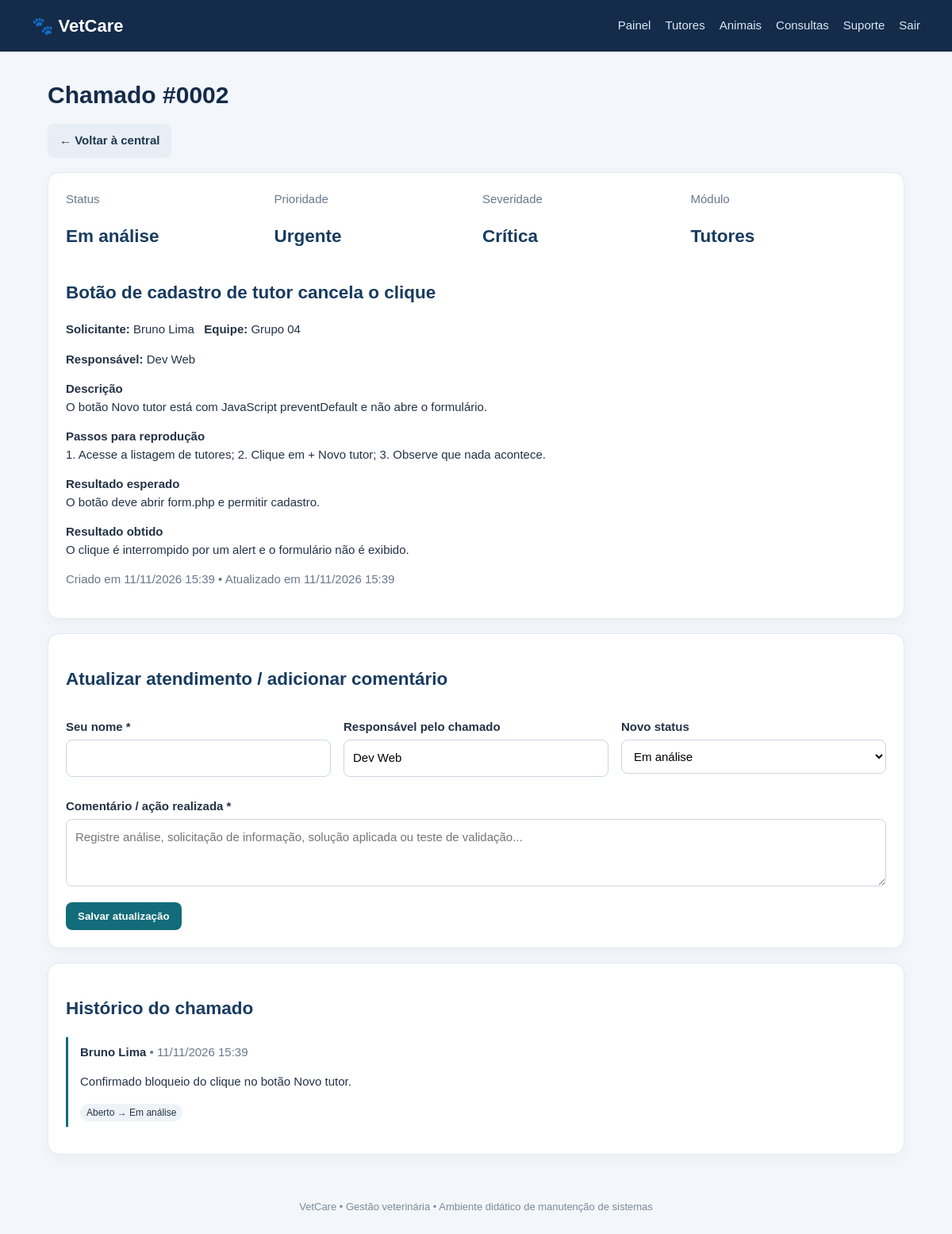
The page /chamados/ver.php?id=2 (signed in) on the database its author committed.
### tables this page shows
CREATE TABLE chamados (
  id INT AUTO_INCREMENT PRIMARY KEY,
  titulo VARCHAR(160) NOT NULL,
  modulo VARCHAR(60) NOT NULL,
  solicitante VARCHAR(120) NOT NULL,
  equipe VARCHAR(100),
  descricao TEXT NOT NULL,
  passos TEXT NOT NULL,
  resultado_esperado TEXT NOT NULL,
  resultado_obtido TEXT NOT NULL,
  severidade ENUM('Baixa','Média','Alta','Crítica') NOT NULL DEFAULT 'Média',
  prioridade ENUM('Baixa','Média','Alta','Urgente') NOT NULL DEFAULT 'Média',
  status ENUM('Aberto','Em análise','Aguardando informações','Resolvido','Fechado') NOT NULL DEFAULT 'Aberto',
  responsavel VARCHAR(120),
  criado_em TIMESTAMP DEFAULT CURRENT_TIMESTAMP,
  atualizado_em TIMESTAMP DEFAULT CURRENT_TIMESTAMP ON UPDATE CURRENT_TIMESTAMP
);

CREATE TABLE historico_chamados (
  id INT AUTO_INCREMENT PRIMARY KEY,
  chamado_id INT NOT NULL,
  autor VARCHAR(120) NOT NULL,
  comentario TEXT NOT NULL,
  status_anterior VARCHAR(40),
  status_novo VARCHAR(40),
  criado_em TIMESTAMP DEFAULT CURRENT_TIMESTAMP,
  CONSTRAINT fk_historico_chado FOREIGN KEY (chamado_id) REFERENCES chamados(id) ON DELETE CASCADE
);

### chamados/ver.php (the view, shortened to what this page needs)
<?php
require_once __DIR__.'/../config/database.php';require_once __DIR__.'/../config/auth.php';exigirLogin();
$id=(int)($_GET['id']??0);$s=$pdo->prepare("SELECT * FROM chamados WHERE id=?");$s->execute([$id]);$c=$s->fetch();
$h=$pdo->prepare("SELECT * FROM historico_chamados WHERE chamado_id=? ORDER BY criado_em DESC");$h->execute([$id]);$historico=$h->fetchAll();
include __DIR__.'/../includes/header.php';
?>
<h1>Chamado #<?=str_pad($id,4,'0',STR_PAD_LEFT)?></h1>
<div class="actions"><a class="btn secondary" href="index.php">← Voltar à central</a></div>
<section class="panel"><div class="grid"><div><span class="muted">Status</span><h2><?=htmlspecialchars($c['status'])?></h2></div><div><span class="muted">Prioridade</span><h2><?=htmlspecialchars($c['prioridade'])?></h2></div><div><span class="muted">Severidade</span><h2><?=htmlspecialchars($c['severidade'])?></h2></div><div><span class="muted">Módulo</span><h2><?=htmlspecialchars($c['modulo'])?></h2></div></div>
<h2><?=htmlspecialchars($c['titulo'])?></h2>
<p><b>Solicitante:</b> <?=htmlspecialchars($c['solicitante'])?> &nbsp; <b>Equipe:</b> <?=htmlspecialchars($c['equipe']?:'Não informada')?></p>
<p><b>Responsável:</b> <?=htmlspecialchars($c['responsavel']?:'Não atribuído')?></p>
<p><b>Descrição</b><br><?=nl2br(htmlspecialchars($c['descricao']))?></p>
<p><b>Passos para reprodução</b><br><?=nl2br(htmlspecialchars($c['passos']))?></p>
<p><b>Resultado esperado</b><br><?=nl2br(htmlspecialchars($c['resultado_esperado']))?></p>
<p><b>Resultado obtido</b><br><?=nl2br(htmlspecialchars($c['resultado_obtido']))?></p>
<p class="muted">Criado em <?=date('d/m/Y H:i',strtotime($c['criado_em']))?> • Atualizado em <?=date('d/m/Y H:i',strtotime($c['atualizado_em']))?></p>
</section>
<section class="panel"><h2>Atualizar atendimento / adicionar comentário</h2>
<form method="post"><div class="grid">
<div class="field"><label>Seu nome *</label><input name="autor" required></div>
<div class="field"><label>Responsável pelo chamado</label><input name="responsavel" value="<?=htmlspecialchars($c['responsavel']??'')?>"></div>
<div class="field"><label>Novo status</label><select name="status"><?php foreach(['Aberto','Em análise','Aguardando informações','Resolvido','Fechado'] as $v):?><option <?=$c['status']===$v?'selected':''?>><?=$v?></option><?php endforeach;?></select></div>
</div><div class="field"><label>Comentário / ação realizada *</label><textarea name="comentario" placeholder="Registre análise, solicitação de informação, solução aplicada ou teste de validação..." required></textarea></div><button>Salvar atualização</button></form>
</section>
<section class="panel"><h2>Histórico do chamado</h2>
<?php foreach($historico as $item):?><div style="border-left:3px solid #126c79;padding:8px 15px;margin:12px 0"><b><?=htmlspecialchars($item['autor'])?></b> <span class="muted">• <?=date('d/m/Y H:i',strtotime($item['criado_em']))?></span><p><?=nl2br(htmlspecialchars($item['comentario']))?></p><?php if($item['status_novo']):?><span class="tag"><?=htmlspecialchars($item['status_anterior']?:'Novo')?> → <?=htmlspecialchars($item['status_novo'])?></span><?php endif;?></div><?php endforeach;?>
</section>
<?php include __DIR__.'/../includes/footer.php';?>

### assets/style.css (style rules this page uses)
* { box-sizing:border-box }
body { margin:0;background:#f3f6fa;color:#243247;font:15px/1.5 Arial,sans-serif }
h1 { margin:0 0 8px;color:#142b4a }
h2 { color:#183b60 }
.muted { color:#68788d }
.panel,.stat,.login-box { background:white;border:1px solid #e1e8f0;border-radius:14px;padding:22px;box-shadow:0 5px 18px #203c5b0a;margin:18px 0 }
.grid { display:grid;grid-template-columns:repeat(auto-fit,minmax(210px,1fr));gap:16px }
.actions { display:flex;gap:8px;flex-wrap:wrap;margin:14px 0 }
.btn,button { display:inline-block;border:0;border-radius:8px;padding:10px 15px;background:#126c79;color:white;text-decoration:none;cursor:pointer;font-weight:700 }
.btn.secondary { background:#e8eef5;color:#20364e }
form .field { margin:13px 0 }
label { display:block;font-weight:700;margin-bottom:5px }
input,select,textarea { width:100%;padding:11px;border:1px solid #cbd6e2;border-radius:8px;font:inherit;background:#fff }
textarea { min-height:85px }
.tag { padding:4px 8px;border-radius:20px;background:#edf3f8;font-size:12px }

### rows shown on the page
chamados: status "Em análise", prioridade "Urgente", severidade "Crítica", modulo "Tutores", titulo "Botão de cadastro de tutor cancela o clique", solicitante "Bruno Lima", equipe "Grupo 04", responsavel "Dev Web", descricao "O botão Novo tutor está com JavaScript preventDefault e não abre o formulário.", passos "1. Acesse a listagem de tutores; 2. Clique em + Novo tutor; 3. Observe que nada acontece.", resultado_esperado "O botão deve abrir form.php e permitir cadastro.", resultado_obtido "O clique é interrompido por um alert e o formulário não é exibido.", criado_em "11/11/2026 15:39", atualizado_em "11/11/2026 15:39"
historico_chamados: autor "Bruno Lima", criado_em "11/11/2026 15:39", comentario "Confirmado bloqueio do clique no botão Novo tutor.", status_anterior "Aberto", status_novo "Em análise"

### other values the page prints
str_pad($id,4,'0',STR_PAD_LEFT) "0002"
